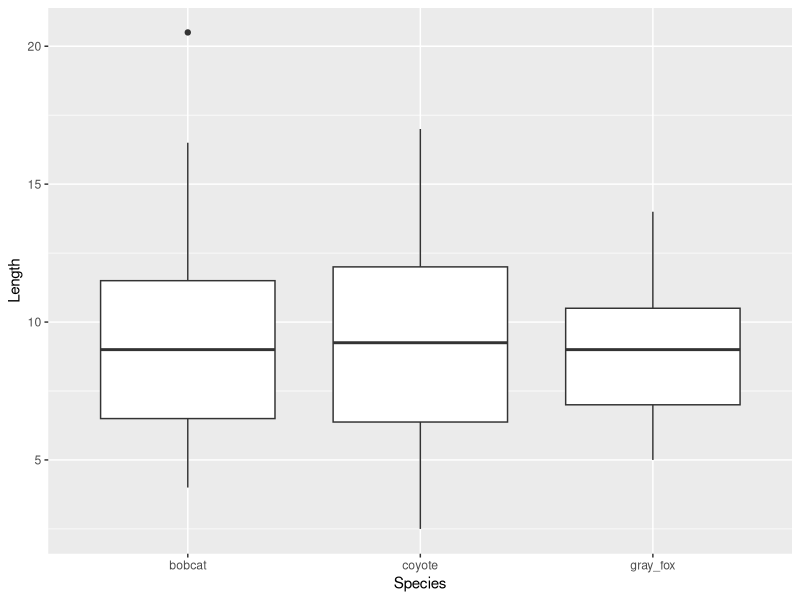
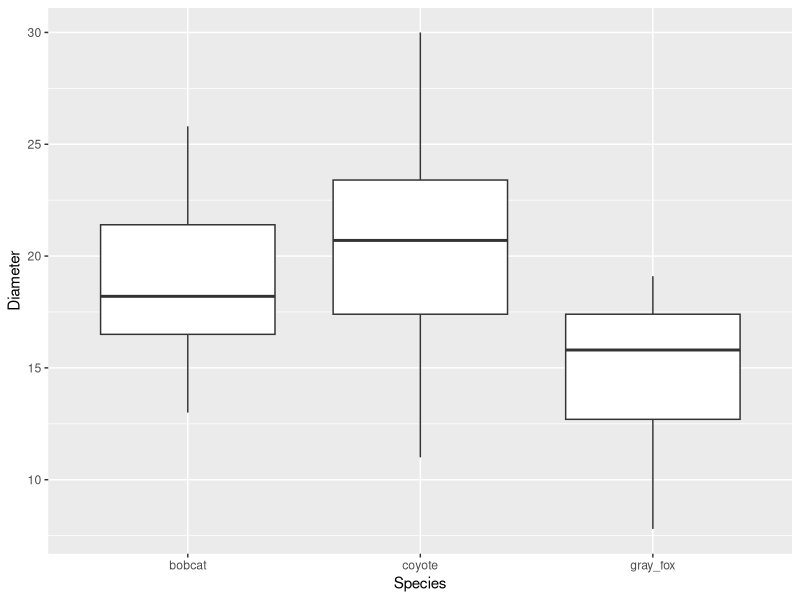
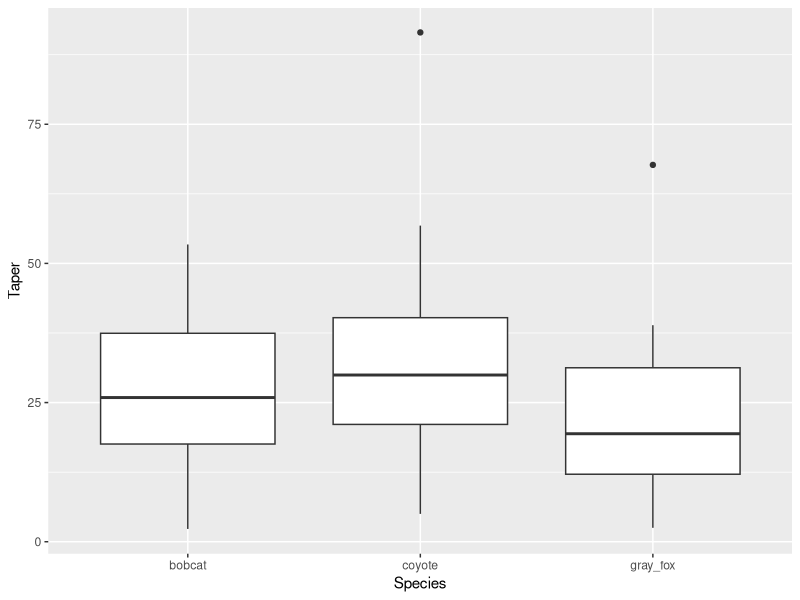
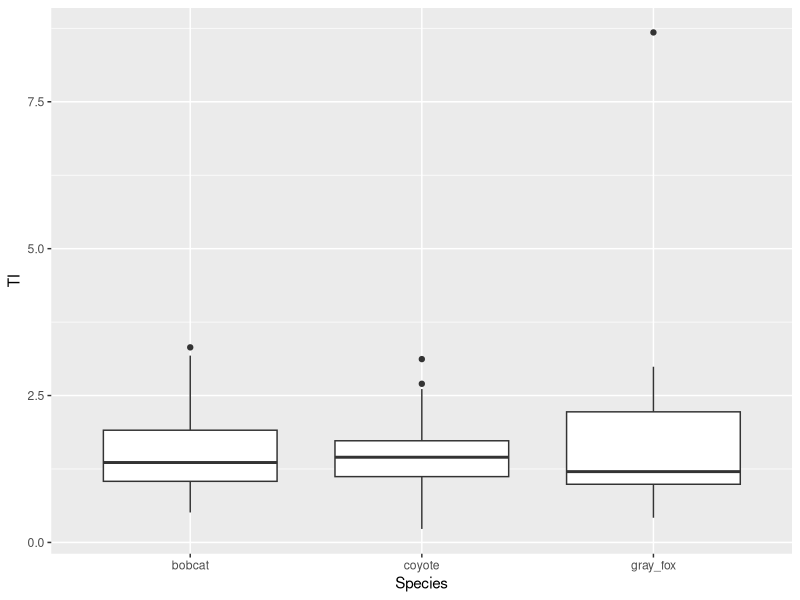
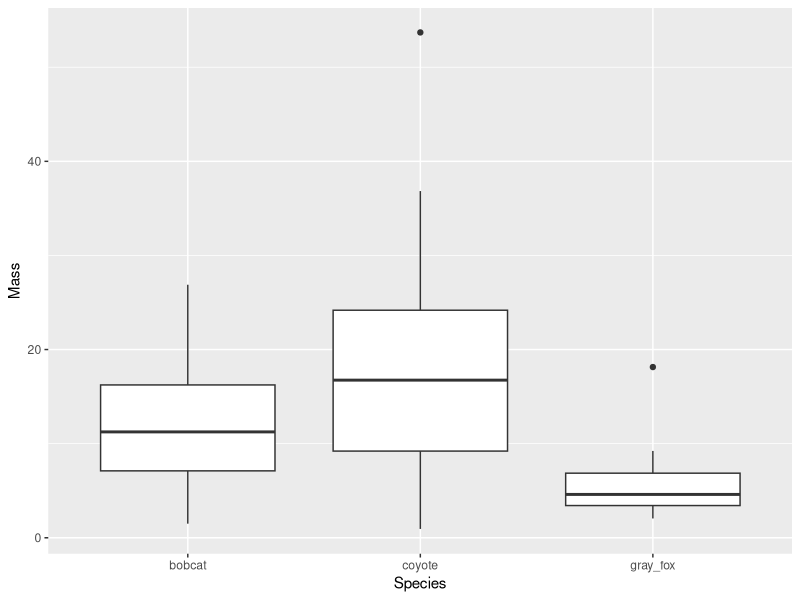
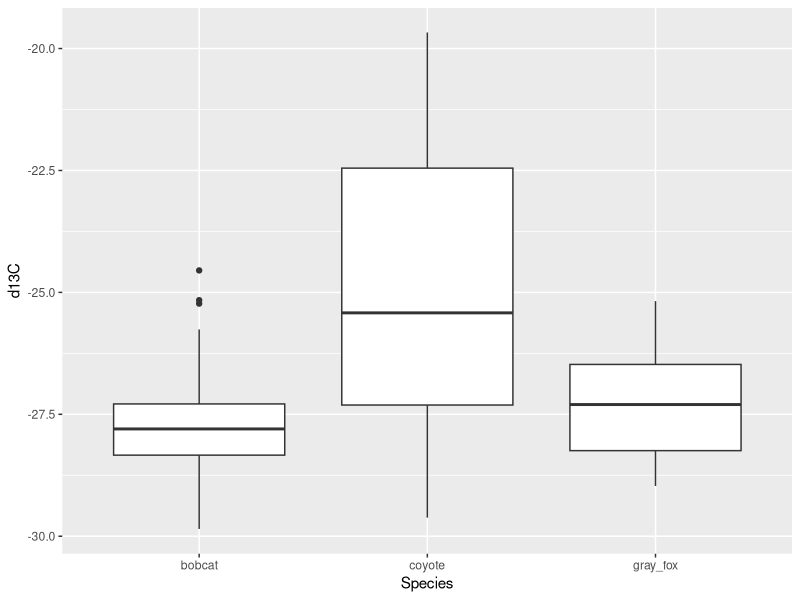
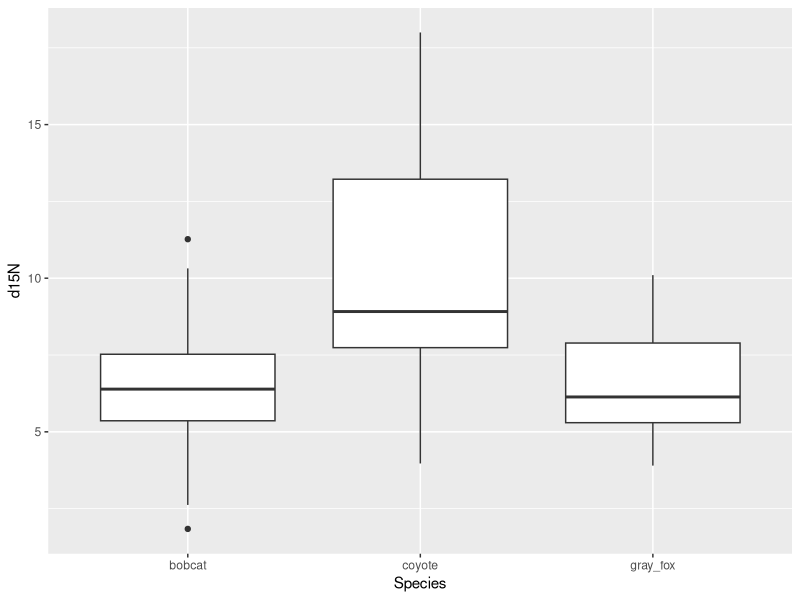
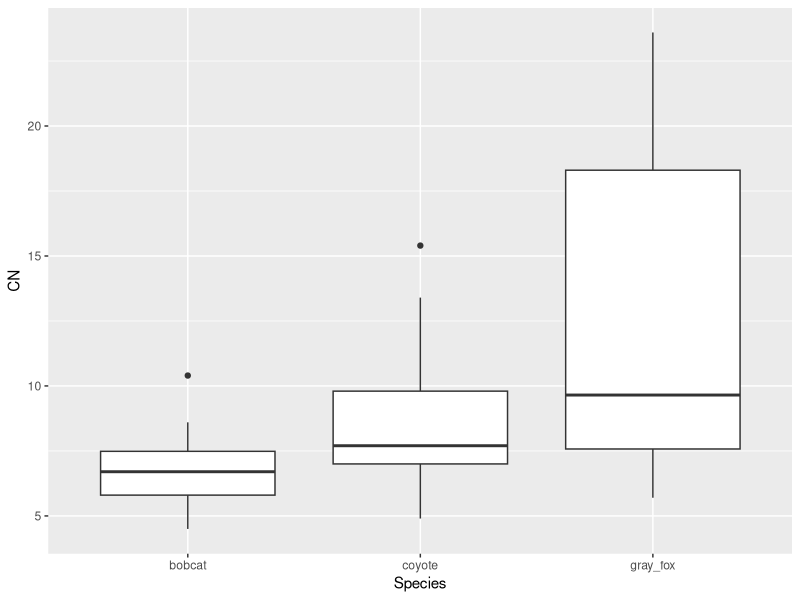

Recreate these plots in R, in order.
## ---- chunk 1
#open required libraries
library(caret)
library(ggplot2)
library(dplyr)
library(forecast)
library(fastDummies)
## ---- chunk 2
data(scat)
nrows <- nrow(scat)
ncols <- ncol(scat)

scat <- fastDummies::dummy_cols(scat, select_columns = "Species")
head(scat)
## ---- chunk 3
df.date <- select(scat, Month, Year, Species)

head(df.date)
## ---- chunk 4

ggplot(data=select(scat, Length, Species), aes(x=Species, y=Length)) + geom_boxplot()
ggplot(data=select(scat, Diameter, Species), aes(x=Species, y=Diameter)) + geom_boxplot()
ggplot(data=select(scat, Taper, Species), aes(x = Species, y = Taper)) + geom_boxplot()
ggplot(data=select(scat, TI, Species), aes(x = Species, y = TI)) + geom_boxplot()
ggplot(data=select(scat, Mass, Species), aes(x = Species, y = Mass)) + geom_boxplot()
ggplot(data=select(scat, d13C, Species), aes(x = Species, y = d13C)) + geom_boxplot()
ggplot(data=select(scat, d15N, Species), aes(x = Species, y = d15N)) + geom_boxplot()
ggplot(data=select(scat, CN, Species), aes(x = Species, y = CN)) + geom_boxplot()
ggplot(data=select(scat, ropey, Species), aes(x = Species, y = ropey)) + geom_boxplot()
ggplot(data=select(scat, segmented, Species), aes(x = Species, y = segmented)) + geom_boxplot()
## ---- chunk 5
set.seed(1) # set the seed so that the partition is always the same
df.train.index <- sample(c(1:nrows), nrows* 0.9) #use 90% of the data as a training set
selected.vars <- c("Species_gray_fox", "Species_coyote", "Species_bobcat", "Length", "Diameter", "Taper", "TI", "Mass", "d13C", "d15N", "CN", "ropey", "segmented")
df.train <- scat[df.train.index, selected.vars]
df.test <- scat[-df.train.index, selected.vars]
options(scipen = 999)

## ---- chunk 6
nearZeroVar(df.train, saveMetrics = TRUE)
## ---- chunk 7
## select only complete records to check for linear correlation

completeRecords <- df.train %>% filter(complete.cases(.))

findLinearCombos(completeRecords)
## ---- chunk 8
sigma(lm(Species_gray_fox ~ Length, data = df.train))
sigma(lm(Species_gray_fox ~ Diameter, data=df.train))
sigma(lm(Species_gray_fox ~ Taper, data=df.train))
sigma(lm(Species_gray_fox ~ TI, data=df.train))
sigma(lm(Species_gray_fox ~ Mass, data=df.train))
sigma(lm(Species_gray_fox ~ d13C, data=df.train))
sigma(lm(Species_gray_fox ~ d15N, data=df.train))
sigma(lm(Species_gray_fox ~ CN, data=df.train))
sigma(lm(Species_gray_fox ~ ropey, data=df.train))
sigma(lm(Species_gray_fox ~ segmented, data=df.train))

## ---- chunk 9
sigma(lm(Species_gray_fox ~ Diameter + Length, data = df.train))
sigma(lm(Species_gray_fox ~ Diameter + Taper, data=df.train))
sigma(lm(Species_gray_fox ~ Diameter + TI, data=df.train))
sigma(lm(Species_gray_fox ~ Diameter + Mass, data=df.train))
sigma(lm(Species_gray_fox ~ Diameter + d13C, data=df.train))
sigma(lm(Species_gray_fox ~ Diameter + d15N, data=df.train))
sigma(lm(Species_gray_fox ~ Diameter + CN, data=df.train))
sigma(lm(Species_gray_fox ~ Diameter + ropey, data=df.train))
sigma(lm(Species_gray_fox ~ Diameter + segmented, data=df.train))
## ---- chunk 10
sigma(lm(Species_gray_fox ~ Diameter + CN + Length, data = df.train))
sigma(lm(Species_gray_fox ~ Diameter + CN + Taper, data=df.train))
sigma(lm(Species_gray_fox ~ Diameter + CN + TI, data=df.train))
sigma(lm(Species_gray_fox ~ Diameter + CN + Mass, data=df.train))
sigma(lm(Species_gray_fox ~ Diameter + CN + d13C, data=df.train))
sigma(lm(Species_gray_fox ~ Diameter + CN + d15N, data=df.train))
sigma(lm(Species_gray_fox ~ Diameter + CN + ropey, data=df.train))
sigma(lm(Species_gray_fox ~ Diameter + CN + segmented, data=df.train))
## ---- chunk 11
sigma(lm(Species_gray_fox ~ Diameter + CN + Mass + Length, data = df.train))
sigma(lm(Species_gray_fox ~ Diameter + CN + Mass + Taper, data=df.train))
sigma(lm(Species_gray_fox ~ Diameter + CN + Mass + TI, data=df.train))
sigma(lm(Species_gray_fox ~ Diameter + CN + Mass + d13C, data=df.train))
sigma(lm(Species_gray_fox ~ Diameter + CN + Mass + d15N, data=df.train))
sigma(lm(Species_gray_fox ~ Diameter + CN + Mass + ropey, data=df.train))
sigma(lm(Species_gray_fox ~ Diameter + CN + Mass + segmented, data=df.train))
## ---- chunk 12
sigma(lm(Species_gray_fox ~ Diameter + CN + Mass + d15N + Length, data = df.train))
sigma(lm(Species_gray_fox ~ Diameter + CN + Mass + d15N + Taper, data=df.train))
sigma(lm(Species_gray_fox ~ Diameter + CN + Mass + d15N + TI, data=df.train))
sigma(lm(Species_gray_fox ~ Diameter + CN + Mass + d15N + d13C, data=df.train))
sigma(lm(Species_gray_fox ~ Diameter + CN + Mass + d15N + ropey, data=df.train))
sigma(lm(Species_gray_fox ~ Diameter + CN + Mass + d15N +  segmented, data=df.train))
## ---- chunk 13
scat.lm <- lm(Species_gray_fox ~ Diameter + CN + Mass + d15N, data = df.train)

scat.lm.pred <- predict(scat.lm, df.test)
data.frame("Actual_gray_fox" = select(df.test, Species_gray_fox), "Predicted_gray_fox" = scat.lm.pred)
accuracy(scat.lm.pred, df.test$Species_gray_fox)
